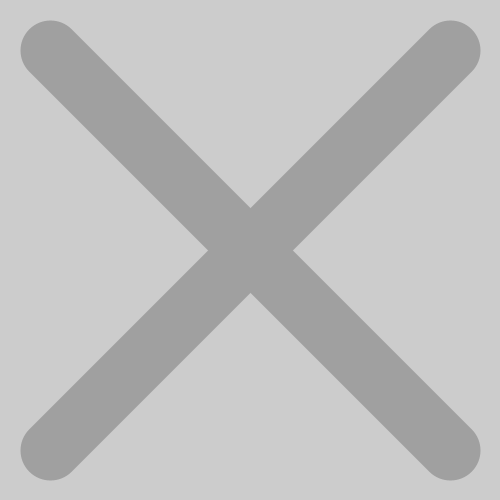
Frame 1 (no input)
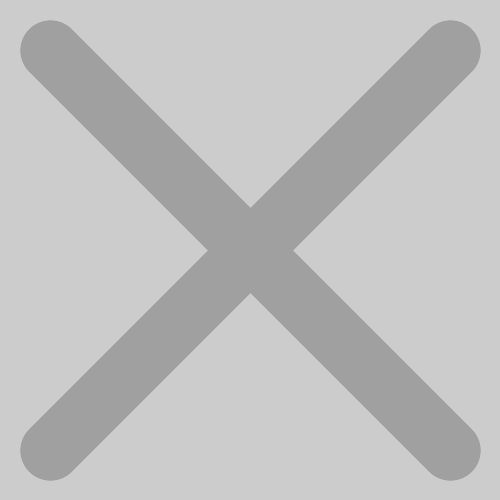
Frame 2 (the mouse pressed at the canvas centre, redrawn once)

The Processing sketch that drew these frames (run headless with seeded random() and noise(); the mouse was pressed at the canvas centre and the sketch redrawn once):

// Processing sketch: code_08_06
// ── code_08_06.pde
void setup() {
  size(500, 500);
  noLoop();
}
void draw() {
drawX();
}

void drawX(){
// Dibujar una X gris
stroke(160);
strokeWeight(60);
line(50, 50, 450, 450);
line(450, 50, 50,450);
}
